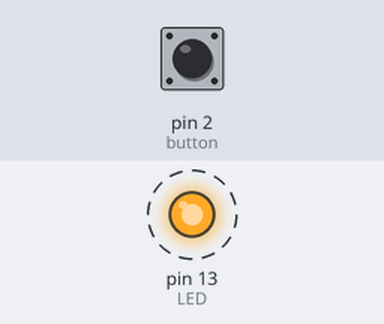
Recording of a sketch running on a simulated Arduino Uno, built with avr-gcc and run on an emulated ATmega328P. Parts: output pins drawn as LEDs (lit = HIGH). Dashed ring = blinking. The inputs (shaded band) are chosen by the test bench; at power-on: pin 2 (button) HIGH.

Above: at 0.2 s.
Timing chart, 0 to 3.0 s (numbered marks = the images above):
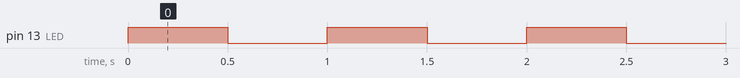

Measured:
- by itself, pin 13 (LED): alternates HIGH for 0.50 s and LOW for 0.50 s, 14 changes in all, then stays LOW

The sketch:

listing3-4.ino
```cpp
//program to flash an LED 7 times with interrupt reset
volatile int count; //volatile used for variables inside interrupts
const int LED = 13;
const int button = 2;

void setup() {
  pinMode (LED, OUTPUT);
  pinMode (button, INPUT_PULLUP);
  attachInterrupt (0, reset_ISR, LOW);
}
void loop() {
  while (count < 7) {
    digitalWrite (LED, HIGH);
    delay(500);
    digitalWrite (LED, LOW);
    delay(500);
    count = count + 1;
  }
}
// notice the ISR goes outside of the main loop
void reset_ISR() {
  count = 0;
}
```
